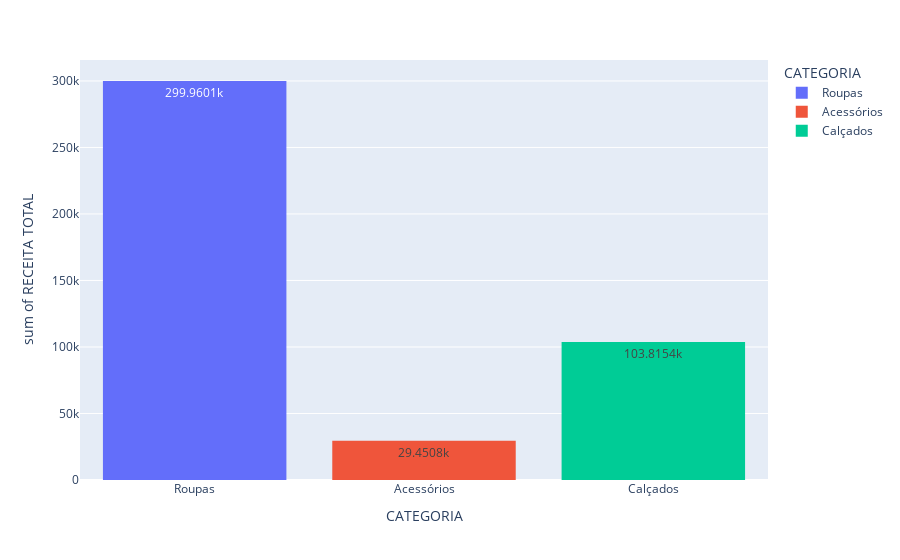

This figure's notebook cell:
### Code cell
px.histogram(ex, x = "CATEGORIA", y = "RECEITA TOTAL", text_auto = True, color = "CATEGORIA")

### Figure 1 — Plotly figure (JSON) as saved in the notebook; plotly's stock layout.template omitted (floating-point values rounded to 4 significant figures; data arrays with more than 128 entries replaced by an {"elided": "..."} marker saying what was removed)
{"data": [{"alignmentgroup": "True", "bingroup": "x", "histfunc": "sum", "hovertemplate": "CATEGORIA=%{x}<br>sum of RECEITA TOTAL=%{y}<extra></extra>", "legendgroup": "Roupas", "marker": {"color": "#636efa", "pattern": {"shape": ""}}, "name": "Roupas", "offsetgroup": "Roupas", "orientation": "v", "showlegend": true, "texttemplate": "%{value}", "type": "histogram", "x": {"elided": "1329 str values"}, "xaxis": "x", "y": {"elided": "1329 float values"}, "yaxis": "y"}, {"alignmentgroup": "True", "bingroup": "x", "histfunc": "sum", "hovertemplate": "CATEGORIA=%{x}<br>sum of RECEITA TOTAL=%{y}<extra></extra>", "legendgroup": "Acessórios", "marker": {"color": "#EF553B", "pattern": {"shape": ""}}, "name": "Acessórios", "offsetgroup": "Acessórios", "orientation": "v", "showlegend": true, "texttemplate": "%{value}", "type": "histogram", "x": {"elided": "241 str values"}, "xaxis": "x", "y": {"elided": "241 float values"}, "yaxis": "y"}, {"alignmentgroup": "True", "bingroup": "x", "histfunc": "sum", "hovertemplate": "CATEGORIA=%{x}<br>sum of RECEITA TOTAL=%{y}<extra></extra>", "legendgroup": "Calçados", "marker": {"color": "#00cc96", "pattern": {"shape": ""}}, "name": "Calçados", "offsetgroup": "Calçados", "orientation": "v", "showlegend": true, "texttemplate": "%{value}", "type": "histogram", "x": {"elided": "413 str values"}, "xaxis": "x", "y": {"elided": "413 float values"}, "yaxis": "y"}], "layout": {"autosize": true, "barmode": "relative", "legend": {"title": {"text": "CATEGORIA"}, "tracegroupgap": 0}, "margin": {"t": 60}, "xaxis": {"anchor": "y", "autorange": true, "categoryarray": ["Roupas", "Acessórios", "Calçados"], "categoryorder": "array", "domain": [0, 1], "range": [-0.5, 2.5], "title": {"text": "CATEGORIA"}, "type": "category"}, "yaxis": {"anchor": "x", "autorange": true, "domain": [0, 1], "range": [0, 315700.0], "title": {"text": "sum of RECEITA TOTAL"}, "type": "linear"}}}
